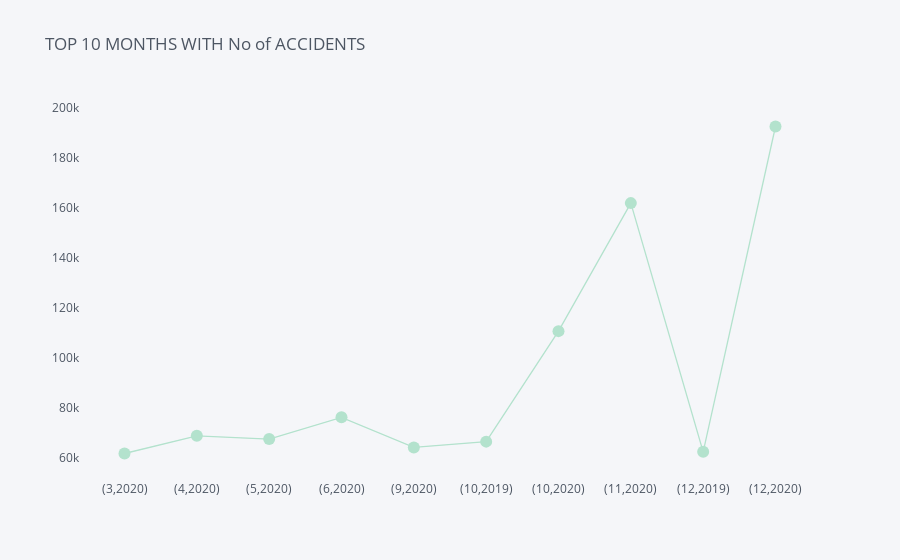

Notebook source saved alongside this figure:
### Markdown cell above
### Top 10 Months with accident happened
- During the 4 years period 2016-2020, Top 10 months with the highest accidents are shown below. Suprisingly, 8 out of 10 months are in 2020. The highest record is in Dec 2020.

### Code cell
df_panda.groupby(['Month','Year']).ID.count().nlargest(10).sort_index().iplot(mode='lines+markers',
                                                                              colorscale='pastel2',
                                                                              showgrid=False,
                                                                              title='TOP 10 MONTHS WITH No of ACCIDENTS')

### Figure 1 — Plotly figure (JSON) as saved in the notebook; plotly's stock layout.template omitted (floating-point values rounded to 4 significant figures)
{"data": [{"line": {"color": "rgba(179, 226, 205, 1.0)", "dash": "solid", "shape": "linear", "width": 1.3}, "marker": {"size": 12, "symbol": "circle"}, "mode": "lines+markers", "name": "ID", "text": "", "type": "scatter", "x": ["(3,2020)", "(4,2020)", "(5,2020)", "(6,2020)", "(9,2020)", "(10,2019)", "(10,2020)", "(11,2020)", "(12,2019)", "(12,2020)"], "y": [61894, 68953, 67661, 76329, 64310, 66630, 110739, 161833, 62550, 192416]}], "layout": {"legend": {"bgcolor": "#F5F6F9", "font": {"color": "#4D5663"}}, "paper_bgcolor": "#F5F6F9", "plot_bgcolor": "#F5F6F9", "title": {"font": {"color": "#4D5663"}, "text": "TOP 10 MONTHS WITH No of ACCIDENTS"}, "xaxis": {"gridcolor": "#E1E5ED", "showgrid": false, "tickfont": {"color": "#4D5663"}, "title": {"font": {"color": "#4D5663"}, "text": ""}, "zerolinecolor": "#E1E5ED"}, "yaxis": {"gridcolor": "#E1E5ED", "showgrid": false, "tickfont": {"color": "#4D5663"}, "title": {"font": {"color": "#4D5663"}, "text": ""}, "zerolinecolor": "#E1E5ED"}}}
